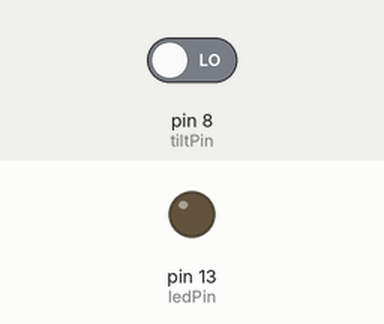
Recording of a sketch running on a simulated Arduino Uno, built with avr-gcc and run on an emulated ATmega328P. Parts: output pins drawn as LEDs (lit = HIGH). Inputs (shaded band) come from the test bench; at power-on: pin 8 (tiltPin) LOW.

Above: at 1.2 s.
1.3 s: pin 8 (tiltPin) driven HIGH
At 2.5 s:
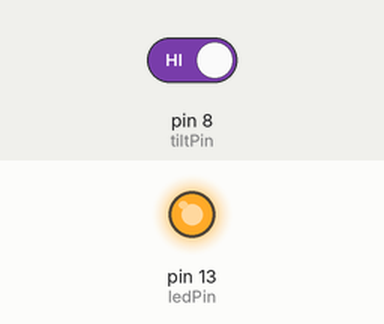
2.8 s: pin 8 (tiltPin) driven LOW
At 3.9 s:
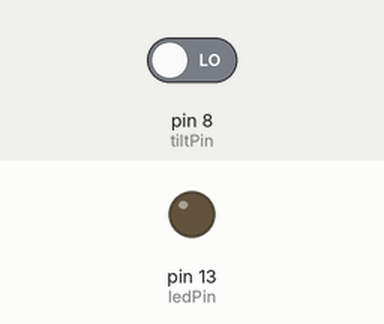
Timing chart, 0 to 5.8 s (numbered marks = the images above; inputs shaded):
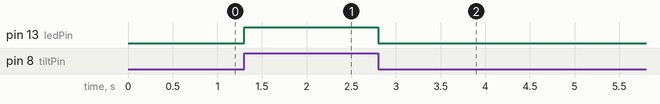

The sketch:

projet_circuit_capteur_d_inclinaison1.ino
```cpp
// C++ code
//
int tiltPin = 8;
int ledPin = 13;
int tiltState;
void setup()
{
  pinMode(tiltPin, INPUT);
  pinMode(ledPin, OUTPUT);
}

void loop()
{
  tiltState = digitalRead(tiltPin);
  if(tiltState){
    digitalWrite(ledPin, HIGH);
  } else{
    digitalWrite(ledPin, LOW);
  }
}
```

Measured:
- after the input at 1.3 s, pin 13 (ledPin): LOW → HIGH at once
- after the input at 2.8 s, pin 13 (ledPin): HIGH → LOW at once
